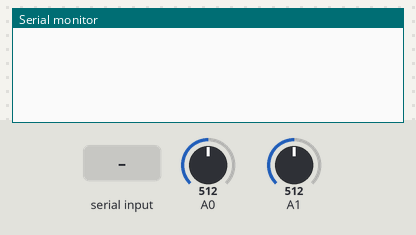
Simulated run of this sketch. Board: Arduino Uno, built with avr-gcc and run on an emulated ATmega328P. Shown: the last lines printed to the serial monitor. Inputs (shaded band) come from the test bench; at power-on: A0 = 512, A1 = 512.

Above: at 1.2 s.
1.3 s: "90,45\n" received over Serial
At 1.61 s:
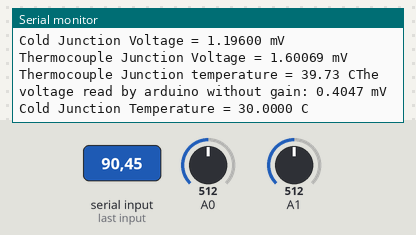
At 3.7 s:
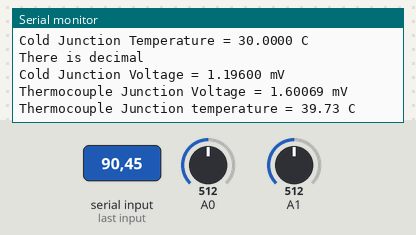

Measured:
- after the input at 1.3 s, the serial monitor: prints a new line at once (image 1)

The sketch:

Thermocouple.ino
```cpp
// Cold junction compensation calculations
// Raj Dave

  float temperature[51];                  // creates a temperature array of 50 elements

  // below is the voltage-temperature look up table for k type thermocouple
  // float voltage[] = {                     // set up a voltage array of 51 elements
  //   0, 0.039, 0.079, 0.119, 0.158, 0.198, 0.238, 0.277, 0.317, 0.357, 0.397,
  //   0.437, 0.477, 0.517, 0.557, 0.597, 0.637, 0.677, 0.718, 0.758, 0.798,
  //   0.838, 0.879, 0.919, 0.960, 1.000, 1.041, 1.081, 1.112, 1.163, 1.203,
  //   1.244, 1.285, 1.326, 1.366, 1.407, 1.448, 1.489, 1.530, 1.571, 1.612,
  //   1.653, 1.694, 1.735, 1.776, 1.817, 1.858, 1.899, 1.941, 1.982, 2.023
  // };

  // below is the voltage-temperature look up table for t type thermocouple
  float voltage[] = {                 // set up a voltage array of 51 elements
    0, 0.039, 0.078, 0.117, 0.156, 0.195, 0.234, 0.273, 0.312, 0.352, 0.391,
    0.431, 0.470, 0.510, 0.549, 0.589, 0.629, 0.669, 0.709, 0.749, 0.790,
    0.830, 0.870, 0.911, 0.951, 0.992, 1.033, 1.074, 1.114, 1.155, 1.196,
    1.238, 1.279, 1.320, 1.362, 1.403, 1.445, 1.486, 1.528, 1.570, 1.612,
    1.654, 1.696, 1.738, 1.780, 1.823, 1.865, 1.908, 1.950, 1.993, 2.036
  };


  float V_tj = 0;

void setup() {
  // put your setup code here, to run once:

  Serial.begin(9600);

  for (int i = 0; i <= 50; i++) {
    temperature[i] = {i};         // sets values from 0 to 50
  }

}

void loop() {
  // put your main code here, to run repeatedly:

  float T_cj = 0;         // initialize the cold junction temperature

  float T_tj = 0;

  int pole = 0;

  int gain_arduino = 2471;            // arduino gain

  int gain_RTD = 10.2;                  // RTD gain


  if (Serial.available() > 0) {
    pole = Serial.parseFloat();

    // read the input on analog pin 0:
    // float T_tj = 0;

    int sensorValue = analogRead(A0);                 // Reads the input voltage at pin A0 to convert to temperature

    // Convert the analog reading (which goes from 0 - 1023) to a voltage (0 - 5V):
    float voltage_gain_arduino = 1; // sensorValue * (5.0 / 1023.0);         // this would give the voltage with gain
    float voltage_arduino = voltage_gain_arduino / gain_arduino;               // voltage from arduino without gain in volts
    voltage_arduino = voltage_arduino * 1000;                          // voltage from arduino without gain in milliVolts

    // print out the value you read:
    Serial.print("The voltage read by arduino without gain: ");
    Serial.print(voltage_arduino, 4);
    Serial.println(" mV");

    int RTD_sensorValue = analogRead(A1);               //Serial.parseFloat();               Reads the input voltage from pin A1 which is connected to RTD

    float voltage_gain_RTD = 3; //RTD_sensorValue * (5.0 / 1023.0);              // convert the sensor value intot the voltage with gain from RTD
    float voltage_RTD = voltage_gain_RTD / gain_RTD;                        // RTD voltage without gain

    T_cj = voltage_RTD * 100;                                               // cold junction temperature:  10 mV/oC or 0.01 V/oC
    // float V_tj = 0;

    Serial.print("Cold Junction Temperature = ");
    Serial.print(T_cj, 4);
    Serial.print(" C");

    int index = 0;

    // Serial.println(voltage[5], 4);

    // read thermocouple voltage from analog pin A0
    // Divide the voltage by the gain
    // that would give you the voltage in mV
    // subtract the cold junction
    // T_cj = 25;              // C, cold junction temperature (room temperature)

    // find the T_cj value in the temperature array and find the corresponding voltage


    for (int i = 0; i <= 50; i++) {

      // Serial.println(temperature[i]);
      if (T_cj == temperature[i]) {
        Serial.println();
        Serial.print("No decimal");
        index = i;

        float V_cj = voltage[index];

        V_tj = voltage_arduino + V_cj;


        Serial.println();
        Serial.print("Cold Junction Voltage = ");
        Serial.print(V_cj, 5);
        Serial.print(" mV");

        Serial.println();
        Serial.print("Thermocouple Junction Voltage = ");
        Serial.print(V_tj, 5);
        Serial.print(" mV");

        // Serial.println(i);

      }

      else if (T_cj > temperature[i] && T_cj < temperature[i+1]) {
        Serial.println();
        Serial.print("There is decimal");

        // if there is decimal then interpolate
        index = i;

      // interpolation. check it

      float V_cj = ( ((T_cj - temperature[i]) / (temperature[i + 1] - temperature[i])) * (voltage[i + 1] - voltage[i]) ) + voltage[i];

      // float V_cj = (voltage[i] + voltage[i + 1]) / 2;

        V_tj = voltage_arduino + V_cj;

        Serial.println();
        Serial.print("Cold Junction Voltage = ");
        Serial.print(V_cj, 5);
        Serial.print(" mV");

        Serial.println();
        Serial.print("Thermocouple Junction Voltage = ");
        Serial.print(V_tj, 5);
        Serial.println(" mV");
        // Serial.println(voltage[5]);

          // if (V_tj == voltage[i]) {
          // Serial.print("I am here");
          // T_tj = temperature[i];
          // }

          // else if (V_tj >= voltage[i] && V_tj <= voltage[i]) {
          // Serial.println();
          // Serial.print("in the last");
          // Serial.print(i);
          // }

        //Serial.println(i);
        // delay(1000);
      }
    }

    for (int i = 0; i <= 50; i++) {

      //Serial.println(V_tj, 3);
      // float v_diff = V_tj - voltage[45];
      // Serial.println(v_diff);

      //Serial.println(voltage[45], 3);

      if (V_tj == voltage[i]) {
          Serial.print("I am here");
          T_tj = temperature[i];
          Serial.println();
          Serial.print("Thermocouple Junction temperature = ");
          Serial.print(T_tj);
          Serial.print(" C");
      }

      else if (V_tj > (voltage[i]) && V_tj < (voltage[i + 1])) {
        // Serial.println();
        // Serial.println(V_tj, 5);
        // Serial.println(V_tj - voltage[i + 1], 5);//"in the last");


        // this is not interpolation yet. this is just the average between two which needs to be changed so work on that.
        T_tj = ( ((V_tj - voltage[i]) / (voltage[i + 1] - voltage[i])) * (temperature[i + 1] - temperature[i]) ) + temperature[i];

        // T_tj = (temperature[i] + temperature[i + 1]) / 2;
        Serial.println();
        Serial.print("Thermocouple Junction temperature = ");
        Serial.print(T_tj);
        Serial.print(" C");
      }
    }

  }

}

void establishContact() {
  while (Serial.available() <= 0) {
    Serial.println("Cold Junction Temperature Not Initialized");  // send an initial string
    delay(300);
  }
}
```
